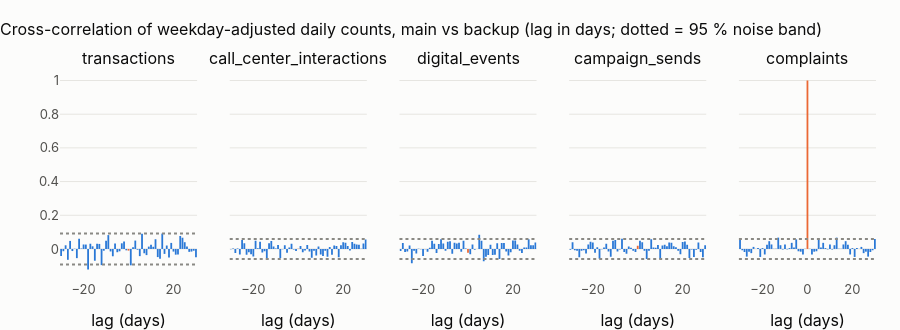

Write notebook code for a chart like this one.
### Code cell
fig = make_subplots(rows=1, cols=len(ccf), shared_yaxes=True, subplot_titles=list(ccf))
for i, (t, (s, ci)) in enumerate(ccf.items(), 1):
    fig.add_bar(
        x=s.index,
        y=s.values,
        marker_color=[theme.BLUE if k != 0 else theme.ORANGE for k in s.index],
        showlegend=False,
        row=1,
        col=i,
    )
    fig.add_hline(y=ci, line_dash="dot", line_color="#8a8984", row=1, col=i)
    fig.add_hline(y=-ci, line_dash="dot", line_color="#8a8984", row=1, col=i)
fig.update_layout(
    title="Cross-correlation of weekday-adjusted daily counts, main vs backup (lag in days; dotted = 95 % noise band)",
    height=330,
    bargap=0.2,
)
fig.update_xaxes(title_text="lag (days)")
fig.show()

### Figure 1 — Plotly figure (JSON) as saved in the notebook; plotly's stock layout.template omitted (floating-point values rounded to 4 significant figures)
{"data": [{"marker": {"color": ["#2a78d6", "#2a78d6", "#2a78d6", "#2a78d6", "#2a78d6", "#2a78d6", "#2a78d6", "#2a78d6", "#2a78d6", "#2a78d6", "#2a78d6", "#2a78d6", "#2a78d6", "#2a78d6", "#2a78d6", "#2a78d6", "#2a78d6", "#2a78d6", "#2a78d6", "#2a78d6", "#2a78d6", "#2a78d6", "#2a78d6", "#2a78d6", "#2a78d6", "#2a78d6", "#2a78d6", "#2a78d6", "#2a78d6", "#2a78d6", "#eb6834", "#2a78d6", "#2a78d6", "#2a78d6", "#2a78d6", "#2a78d6", "#2a78d6", "#2a78d6", "#2a78d6", "#2a78d6", "#2a78d6", "#2a78d6", "#2a78d6", "#2a78d6", "#2a78d6", "#2a78d6", "#2a78d6", "#2a78d6", "#2a78d6", "#2a78d6", "#2a78d6", "#2a78d6", "#2a78d6", "#2a78d6", "#2a78d6", "#2a78d6", "#2a78d6", "#2a78d6", "#2a78d6", "#2a78d6", "#2a78d6"]}, "showlegend": false, "type": "bar", "x": [-30, -29, -28, -27, -26, -25, -24, -23, -22, -21, -20, -19, -18, -17, -16, -15, -14, -13, -12, -11, -10, -9, -8, -7, -6, -5, -4, -3, -2, -1, 0, 1, 2, 3, 4, 5, 6, 7, 8, 9, 10, 11, 12, 13, 14, 15, 16, 17, 18, 19, 20, 21, 22, 23, 24, 25, 26, 27, 28, 29, 30], "xaxis": "x", "y": [-0.04205, -0.01343, 0.02174, -0.06443, 0.04761, -0.01248, 0.001597, -0.05458, 0.06023, 0.002844, 0.02653, 0.02609, -0.122, 0.03098, 0.01563, -0.06992, 0.03018, 0.02984, -0.09604, -0.01043, 0.04792, 0.08219, -0.01493, -0.04356, 0.03208, -0.01943, -0.01389, 0.03346, 0.04412, -0.008138, -0.009874, -0.0972, 0.01027, 0.04973, -0.004556, -0.04268, 0.09027, -0.02566, -0.03655, 0.01391, 0.02425, 0.01284, 0.05761, -0.04833, -0.05882, 0.09121, -0.0294, 0.02041, -0.05115, 0.03584, -0.0156, -0.03402, -0.03308, 0.07709, 0.06657, 0.03998, 0.01489, -0.01724, -0.01564, -0.0105, -0.0496], "yaxis": "y"}, {"marker": {"color": ["#2a78d6", "#2a78d6", "#2a78d6", "#2a78d6", "#2a78d6", "#2a78d6", "#2a78d6", "#2a78d6", "#2a78d6", "#2a78d6", "#2a78d6", "#2a78d6", "#2a78d6", "#2a78d6", "#2a78d6", "#2a78d6", "#2a78d6", "#2a78d6", "#2a78d6", "#2a78d6", "#2a78d6", "#2a78d6", "#2a78d6", "#2a78d6", "#2a78d6", "#2a78d6", "#2a78d6", "#2a78d6", "#2a78d6", "#2a78d6", "#eb6834", "#2a78d6", "#2a78d6", "#2a78d6", "#2a78d6", "#2a78d6", "#2a78d6", "#2a78d6", "#2a78d6", "#2a78d6", "#2a78d6", "#2a78d6", "#2a78d6", "#2a78d6", "#2a78d6", "#2a78d6", "#2a78d6", "#2a78d6", "#2a78d6", "#2a78d6", "#2a78d6", "#2a78d6", "#2a78d6", "#2a78d6", "#2a78d6", "#2a78d6", "#2a78d6", "#2a78d6", "#2a78d6", "#2a78d6", "#2a78d6"]}, "showlegend": false, "type": "bar", "x": [-30, -29, -28, -27, -26, -25, -24, -23, -22, -21, -20, -19, -18, -17, -16, -15, -14, -13, -12, -11, -10, -9, -8, -7, -6, -5, -4, -3, -2, -1, 0, 1, 2, 3, 4, 5, 6, 7, 8, 9, 10, 11, 12, 13, 14, 15, 16, 17, 18, 19, 20, 21, 22, 23, 24, 25, 26, 27, 28, 29, 30], "xaxis": "x2", "y": [-0.001175, 0.002733, -0.02362, 0.002972, -0.03277, 0.0527, 0.03437, -0.03471, -0.02023, -0.03099, -0.04526, 0.04846, 0.003932, 0.04241, -0.02155, -0.01441, -0.05579, 0.03317, 0.04645, 0.01479, 0.002739, 0.02285, -0.05329, -0.001756, 0.02217, -0.02267, 0.008071, 0.03126, -0.002579, -0.01264, 0.000444, 0.01816, -0.01941, -0.009696, 0.0241, -0.0155, -0.05275, -0.0102, -0.03931, 0.01494, -0.03239, -0.04154, -0.01022, -0.04631, 0.01151, -0.03419, 0.01981, 0.01818, -0.05004, 0.02131, 0.03981, 0.0365, 0.0168, -0.008886, 0.04191, 0.03147, 0.02565, 0.0252, 0.001775, 0.03209, 0.05646], "yaxis": "y2"}, {"marker": {"color": ["#2a78d6", "#2a78d6", "#2a78d6", "#2a78d6", "#2a78d6", "#2a78d6", "#2a78d6", "#2a78d6", "#2a78d6", "#2a78d6", "#2a78d6", "#2a78d6", "#2a78d6", "#2a78d6", "#2a78d6", "#2a78d6", "#2a78d6", "#2a78d6", "#2a78d6", "#2a78d6", "#2a78d6", "#2a78d6", "#2a78d6", "#2a78d6", "#2a78d6", "#2a78d6", "#2a78d6", "#2a78d6", "#2a78d6", "#2a78d6", "#eb6834", "#2a78d6", "#2a78d6", "#2a78d6", "#2a78d6", "#2a78d6", "#2a78d6", "#2a78d6", "#2a78d6", "#2a78d6", "#2a78d6", "#2a78d6", "#2a78d6", "#2a78d6", "#2a78d6", "#2a78d6", "#2a78d6", "#2a78d6", "#2a78d6", "#2a78d6", "#2a78d6", "#2a78d6", "#2a78d6", "#2a78d6", "#2a78d6", "#2a78d6", "#2a78d6", "#2a78d6", "#2a78d6", "#2a78d6", "#2a78d6"]}, "showlegend": false, "type": "bar", "x": [-30, -29, -28, -27, -26, -25, -24, -23, -22, -21, -20, -19, -18, -17, -16, -15, -14, -13, -12, -11, -10, -9, -8, -7, -6, -5, -4, -3, -2, -1, 0, 1, 2, 3, 4, 5, 6, 7, 8, 9, 10, 11, 12, 13, 14, 15, 16, 17, 18, 19, 20, 21, 22, 23, 24, 25, 26, 27, 28, 29, 30], "xaxis": "x3", "y": [-0.01281, 0.03504, -0.01758, -0.01509, 0.02004, -0.08562, -0.01122, -0.02667, 0.001182, -0.001779, -0.04244, -0.001758, -0.0161, 0.007117, 0.04839, 0.03046, -0.02396, 0.02916, 0.05718, 0.03257, -0.01109, 0.04198, 0.04629, -0.02801, 0.03713, 0.03158, 0.0363, -0.01707, 0.04862, 0.003308, -0.02237, -0.03197, 0.02693, -0.004085, -0.000446, 0.08474, 0.04808, -0.07286, -0.04592, -0.03573, 0.02505, -0.0354, -0.03411, 0.03416, -0.06025, 0.03475, 0.03539, -0.01458, -0.03961, -0.0202, 0.05004, 0.04996, 0.02583, -0.01082, -0.0244, 0.008206, 0.00899, 0.05684, 0.02243, 0.0219, 0.03843], "yaxis": "y3"}, {"marker": {"color": ["#2a78d6", "#2a78d6", "#2a78d6", "#2a78d6", "#2a78d6", "#2a78d6", "#2a78d6", "#2a78d6", "#2a78d6", "#2a78d6", "#2a78d6", "#2a78d6", "#2a78d6", "#2a78d6", "#2a78d6", "#2a78d6", "#2a78d6", "#2a78d6", "#2a78d6", "#2a78d6", "#2a78d6", "#2a78d6", "#2a78d6", "#2a78d6", "#2a78d6", "#2a78d6", "#2a78d6", "#2a78d6", "#2a78d6", "#2a78d6", "#eb6834", "#2a78d6", "#2a78d6", "#2a78d6", "#2a78d6", "#2a78d6", "#2a78d6", "#2a78d6", "#2a78d6", "#2a78d6", "#2a78d6", "#2a78d6", "#2a78d6", "#2a78d6", "#2a78d6", "#2a78d6", "#2a78d6", "#2a78d6", "#2a78d6", "#2a78d6", "#2a78d6", "#2a78d6", "#2a78d6", "#2a78d6", "#2a78d6", "#2a78d6", "#2a78d6", "#2a78d6", "#2a78d6", "#2a78d6", "#2a78d6"]}, "showlegend": false, "type": "bar", "x": [-30, -29, -28, -27, -26, -25, -24, -23, -22, -21, -20, -19, -18, -17, -16, -15, -14, -13, -12, -11, -10, -9, -8, -7, -6, -5, -4, -3, -2, -1, 0, 1, 2, 3, 4, 5, 6, 7, 8, 9, 10, 11, 12, 13, 14, 15, 16, 17, 18, 19, 20, 21, 22, 23, 24, 25, 26, 27, 28, 29, 30], "xaxis": "x4", "y": [-0.005261, 0.04023, -0.008015, -0.01016, -0.04992, -0.01117, -0.008395, -0.02771, 0.02641, 0.04206, 0.03765, -0.02229, 0.01028, -0.05855, -0.001841, 0.009273, 0.03011, -0.01523, -0.04579, 0.04871, 0.05321, -0.01542, -0.002903, 0.06057, -0.01781, -0.02919, 0.01457, 0.006675, -0.01011, -0.01747, 0.01943, 0.04806, 0.03976, -0.01072, -0.06032, -0.0105, 0.05799, 0.008685, 0.007263, 0.02301, -0.05994, 0.02092, 0.02523, 0.01561, 0.03789, 0.03721, 0.01544, 0.009388, -0.01132, -0.03103, 0.04106, 0.04376, 0.02553, -0.05443, -0.002585, -0.04817, -0.004144, 0.03849, -0.01844, -0.04926, 0.02221], "yaxis": "y4"}, {"marker": {"color": ["#2a78d6", "#2a78d6", "#2a78d6", "#2a78d6", "#2a78d6", "#2a78d6", "#2a78d6", "#2a78d6", "#2a78d6", "#2a78d6", "#2a78d6", "#2a78d6", "#2a78d6", "#2a78d6", "#2a78d6", "#2a78d6", "#2a78d6", "#2a78d6", "#2a78d6", "#2a78d6", "#2a78d6", "#2a78d6", "#2a78d6", "#2a78d6", "#2a78d6", "#2a78d6", "#2a78d6", "#2a78d6", "#2a78d6", "#2a78d6", "#eb6834", "#2a78d6", "#2a78d6", "#2a78d6", "#2a78d6", "#2a78d6", "#2a78d6", "#2a78d6", "#2a78d6", "#2a78d6", "#2a78d6", "#2a78d6", "#2a78d6", "#2a78d6", "#2a78d6", "#2a78d6", "#2a78d6", "#2a78d6", "#2a78d6", "#2a78d6", "#2a78d6", "#2a78d6", "#2a78d6", "#2a78d6", "#2a78d6", "#2a78d6", "#2a78d6", "#2a78d6", "#2a78d6", "#2a78d6", "#2a78d6"]}, "showlegend": false, "type": "bar", "x": [-30, -29, -28, -27, -26, -25, -24, -23, -22, -21, -20, -19, -18, -17, -16, -15, -14, -13, -12, -11, -10, -9, -8, -7, -6, -5, -4, -3, -2, -1, 0, 1, 2, 3, 4, 5, 6, 7, 8, 9, 10, 11, 12, 13, 14, 15, 16, 17, 18, 19, 20, 21, 22, 23, 24, 25, 26, 27, 28, 29, 30], "xaxis": "x5", "y": [0.05905, -0.007732, -0.01832, -0.04565, -0.01617, -0.02495, 0.01216, -0.0005094, 0.005612, -0.04755, 0.00519, -0.03291, 0.02505, 0.04607, 0.02655, 0.001165, 0.001184, 0.06727, 0.02211, -0.003434, 0.02686, -0.002561, 0.005243, 0.03632, 0.008178, 0.05653, -0.01378, -0.0163, -0.03361, 0.001094, 1.0, 0.001094, -0.03361, -0.0163, -0.01378, 0.05653, 0.008178, 0.03632, 0.005243, -0.002561, 0.02686, -0.003434, 0.02211, 0.06727, 0.001184, 0.001165, 0.02655, 0.04607, 0.02505, -0.03291, 0.00519, -0.04755, 0.005612, -0.0005094, 0.01216, -0.02495, -0.01617, -0.04565, -0.01832, -0.007732, 0.05905], "yaxis": "y5"}], "layout": {"annotations": [{"font": {"size": 16}, "showarrow": false, "text": "transactions", "x": 0.084, "xanchor": "center", "xref": "paper", "y": 1.0, "yanchor": "bottom", "yref": "paper"}, {"font": {"size": 16}, "showarrow": false, "text": "call_center_interactions", "x": 0.292, "xanchor": "center", "xref": "paper", "y": 1.0, "yanchor": "bottom", "yref": "paper"}, {"font": {"size": 16}, "showarrow": false, "text": "digital_events", "x": 0.5, "xanchor": "center", "xref": "paper", "y": 1.0, "yanchor": "bottom", "yref": "paper"}, {"font": {"size": 16}, "showarrow": false, "text": "campaign_sends", "x": 0.708, "xanchor": "center", "xref": "paper", "y": 1.0, "yanchor": "bottom", "yref": "paper"}, {"font": {"size": 16}, "showarrow": false, "text": "complaints", "x": 0.916, "xanchor": "center", "xref": "paper", "y": 1.0, "yanchor": "bottom", "yref": "paper"}], "bargap": 0.2, "height": 330, "shapes": [{"line": {"color": "#8a8984", "dash": "dot"}, "type": "line", "x0": 0, "x1": 1, "xref": "x domain", "y0": 0.09209, "y1": 0.09209, "yref": "y"}, {"line": {"color": "#8a8984", "dash": "dot"}, "type": "line", "x0": 0, "x1": 1, "xref": "x domain", "y0": -0.09209, "y1": -0.09209, "yref": "y"}, {"line": {"color": "#8a8984", "dash": "dot"}, "type": "line", "x0": 0, "x1": 1, "xref": "x2 domain", "y0": 0.05918, "y1": 0.05918, "yref": "y2"}, {"line": {"color": "#8a8984", "dash": "dot"}, "type": "line", "x0": 0, "x1": 1, "xref": "x2 domain", "y0": -0.05918, "y1": -0.05918, "yref": "y2"}, {"line": {"color": "#8a8984", "dash": "dot"}, "type": "line", "x0": 0, "x1": 1, "xref": "x3 domain", "y0": 0.05918, "y1": 0.05918, "yref": "y3"}, {"line": {"color": "#8a8984", "dash": "dot"}, "type": "line", "x0": 0, "x1": 1, "xref": "x3 domain", "y0": -0.05918, "y1": -0.05918, "yref": "y3"}, {"line": {"color": "#8a8984", "dash": "dot"}, "type": "line", "x0": 0, "x1": 1, "xref": "x4 domain", "y0": 0.05956, "y1": 0.05956, "yref": "y4"}, {"line": {"color": "#8a8984", "dash": "dot"}, "type": "line", "x0": 0, "x1": 1, "xref": "x4 domain", "y0": -0.05956, "y1": -0.05956, "yref": "y4"}, {"line": {"color": "#8a8984", "dash": "dot"}, "type": "line", "x0": 0, "x1": 1, "xref": "x5 domain", "y0": 0.05918, "y1": 0.05918, "yref": "y5"}, {"line": {"color": "#8a8984", "dash": "dot"}, "type": "line", "x0": 0, "x1": 1, "xref": "x5 domain", "y0": -0.05918, "y1": -0.05918, "yref": "y5"}], "title": {"text": "Cross-correlation of weekday-adjusted daily counts, main vs backup (lag in days; dotted = 95 % noise band)"}, "xaxis": {"anchor": "y", "domain": [0.0, 0.168], "title": {"text": "lag (days)"}}, "xaxis2": {"anchor": "y2", "domain": [0.208, 0.376], "title": {"text": "lag (days)"}}, "xaxis3": {"anchor": "y3", "domain": [0.416, 0.584], "title": {"text": "lag (days)"}}, "xaxis4": {"anchor": "y4", "domain": [0.624, 0.792], "title": {"text": "lag (days)"}}, "xaxis5": {"anchor": "y5", "domain": [0.832, 1.0], "title": {"text": "lag (days)"}}, "yaxis": {"anchor": "x", "domain": [0.0, 1.0]}, "yaxis2": {"anchor": "x2", "domain": [0.0, 1.0], "matches": "y", "showticklabels": false}, "yaxis3": {"anchor": "x3", "domain": [0.0, 1.0], "matches": "y", "showticklabels": false}, "yaxis4": {"anchor": "x4", "domain": [0.0, 1.0], "matches": "y", "showticklabels": false}, "yaxis5": {"anchor": "x5", "domain": [0.0, 1.0], "matches": "y", "showticklabels": false}}}
